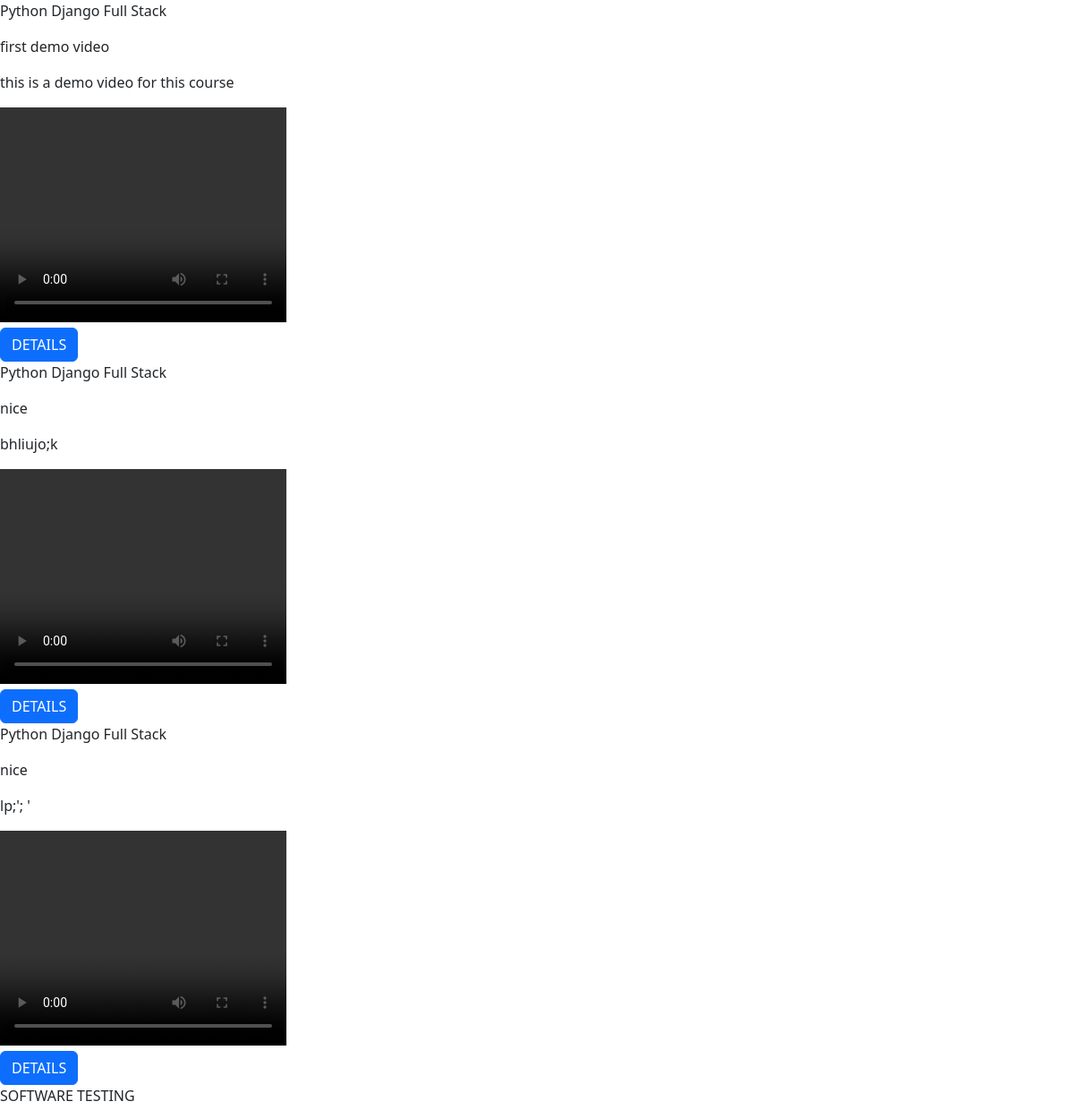
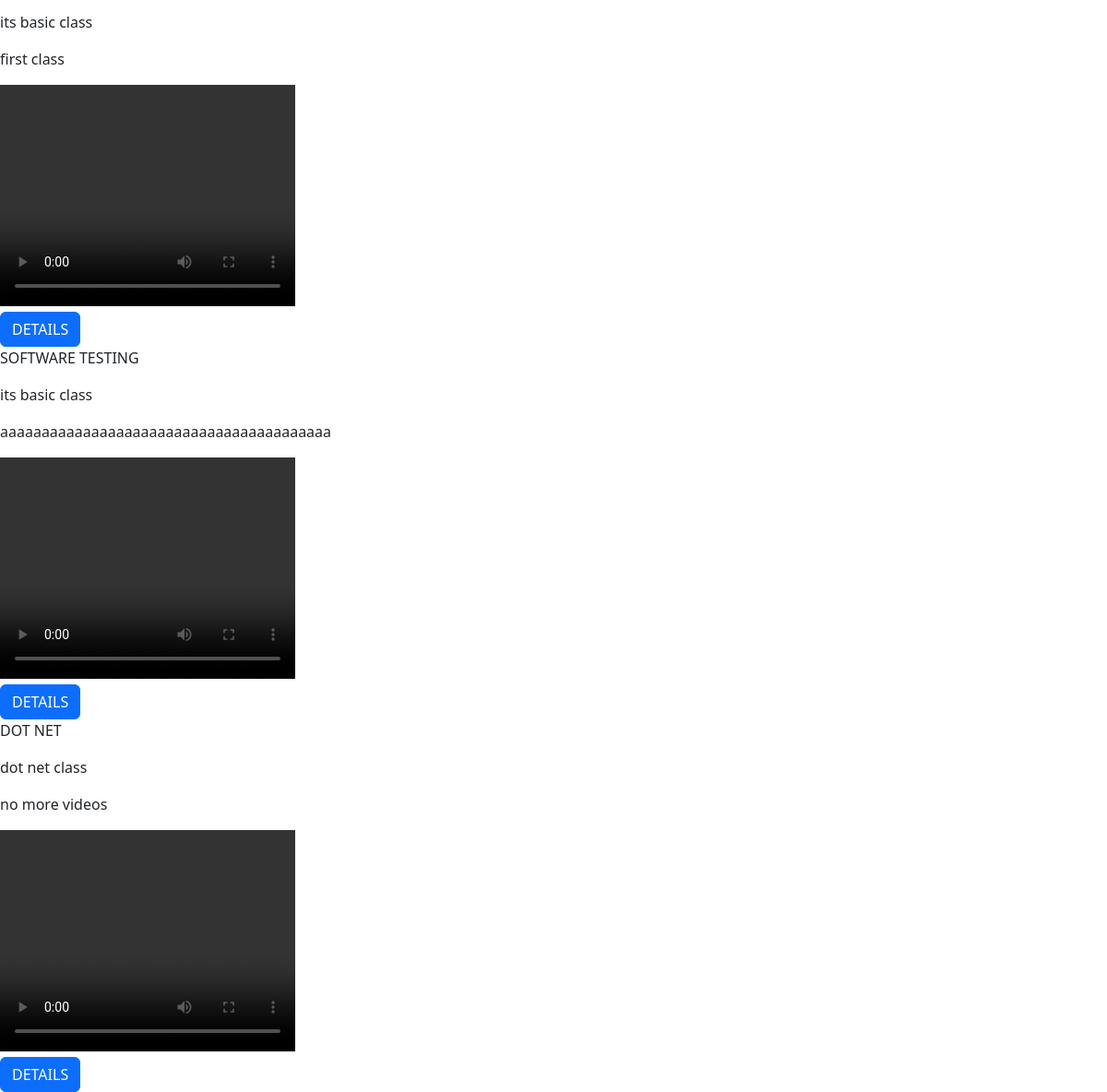
Before: /demo/list/ (signed in) with the older database file (2 pictures, top to bottom).
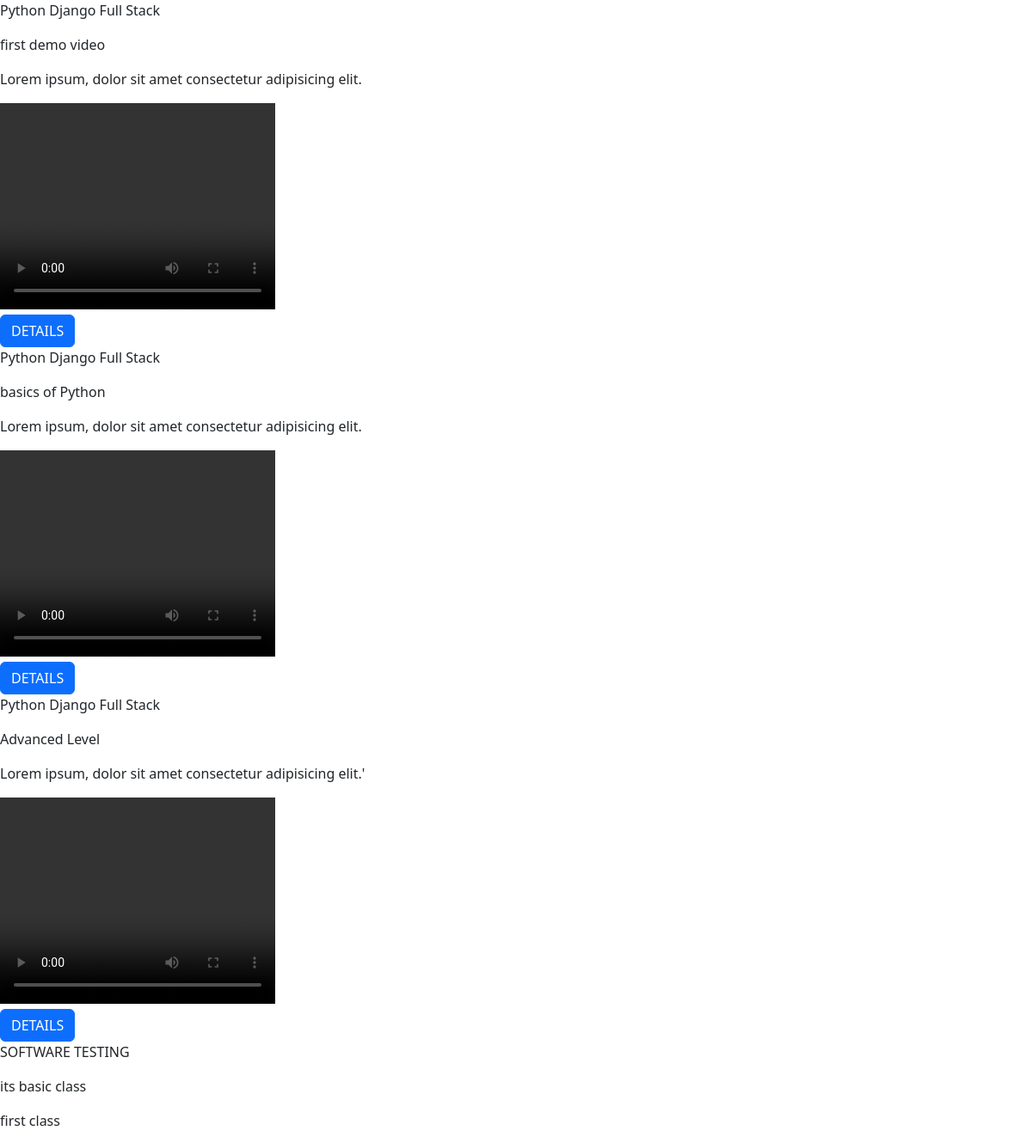
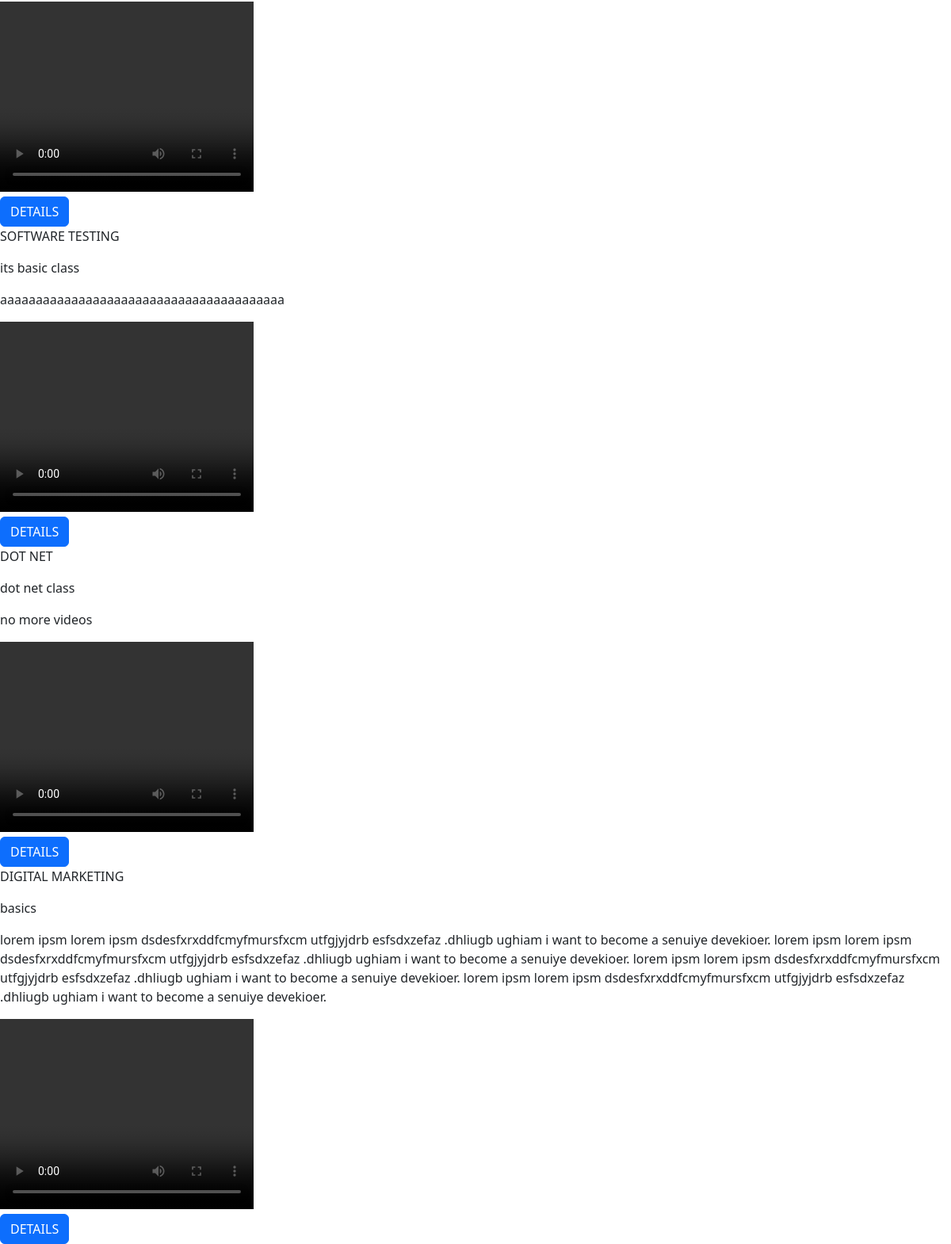
After: the same page with the newer database file (2 pictures, top to bottom).
### app/models.py (models this page shows, shortened)
class Demo_video(models.Model):
    course = models.ForeignKey(Course, on_delete=models.CASCADE)
    title = models.CharField(max_length=100)
    content = models.TextField()
    video_file = models.FileField(upload_to='videos', blank=True, null=True)  # Define the upload_to directory

class Course(models.Model):
    title = models.CharField(max_length=100)
    description = models.TextField()
    picture=models.ImageField(upload_to="images",blank=True,null=True)
    def __str__(self):
        return self.title

### app/views.py (the view)
# urls.py: path('demo/list/',views.DemoVideoListView.as_view(),name='demovideo-list'),
@method_decorator(decks, name='dispatch')
class DemoVideoListView(ListView):
    model = Demo_video
    template_name = 'demovideo-list.html'
    context_object_name = 'demovideos'

### app/templates/demovideo-list.html (shortened to what this page needs)
<!DOCTYPE html>
<html lang="en">
<head>
  <link href="https://cdn.jsdelivr.net/npm/bootstrap@5.3.2/dist/css/bootstrap.min.css" rel="stylesheet"
>
</head>
<body>
        {%for d in demovideos%}
        <p class="card-text">{{d.course}}</p>
        <p class="card-text">{{d.title}}</p>
        <p class="card-text">{{d.content}}</p>
    <video width="320" height="240" controls>
        <source src="{{ d.video_file.url }}" type="video/mp4">
      </video>
      <div> <a href="{%url 'demovideo-detail' d.id%}" class="btn btn-primary">DETAILS</a>
      </div>
  {%endfor%}
</body>
</html>

Changed rows visible on the page:
changed Demo_video "first demo video": content "this is a demo video for this course" → "Lorem ipsum, dolor sit amet consectetur adipisicing elit."
changed Demo_video: title "nice" → "basics of Python"; content "bhliujo;k" → "Lorem ipsum, dolor sit amet consectetur adipisicing elit."
changed Demo_video: title "nice" → "Advanced Level"; content "lp;'; '" → "Lorem ipsum, dolor sit amet consectetur adipisicing elit.'"
added Demo_video: course "DIGITAL MARKETING", title "basics", content "lorem ipsm lorem ipsm dsdesfxrxddfcmyfmursfxcm utfgjyjdrb esfsdxzefaz .dhliugb ughiam i want to become a senuiye devekioer. lorem ipsm lorem ipsm dsdesfxrxddfcmyfmursfxcm utfgjyjdrb esfsdxzefaz .dhliugb ughiam i want to become a senuiye devekioer. lorem ipsm lorem ipsm dsdesfxrxddfcmyfmursfxcm utfgjyjdrb esfsdxzefaz .dhliugb ughiam i want to become a senuiye devekioer. lorem ipsm lorem ipsm dsdesfxrxddfcmyfmursfxcm utfgjyjdrb esfsdxzefaz .dhliugb ughiam i want to become a senuiye devekioer."
